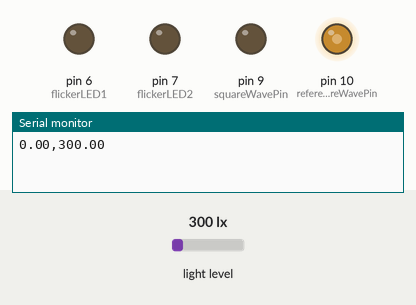
Recording of a sketch running on a simulated Arduino Uno, built with avr-gcc and run on an emulated ATmega328P. Shown: output pins drawn as LEDs (lit = HIGH), the last lines printed to the serial monitor. Inputs (shaded band) come from the test bench; at power-on: light level 300 lx. Random numbers use the default seed unless the sketch sets one.

Above: at 0.1 s.
At 2.59 s:
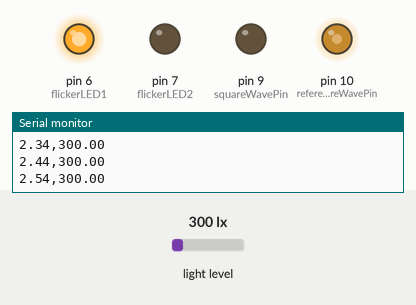
At 5.13 s:
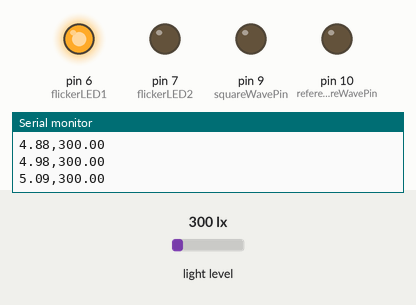
At 16.99 s:
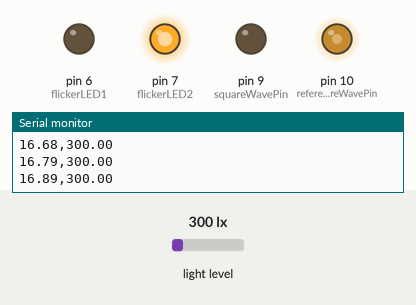
At 21.87 s:
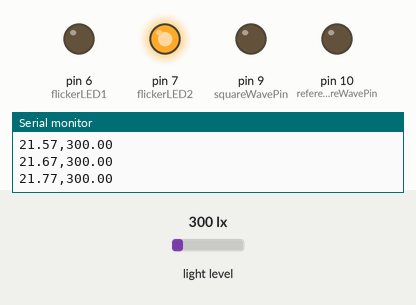
At 31.6 s:
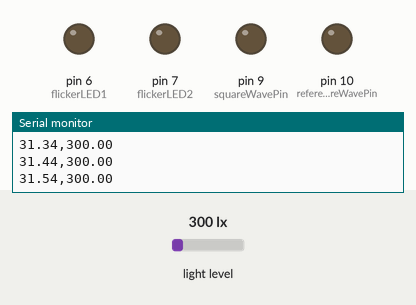
Timing chart, 0 to 40.0 s (numbered marks = the images above):
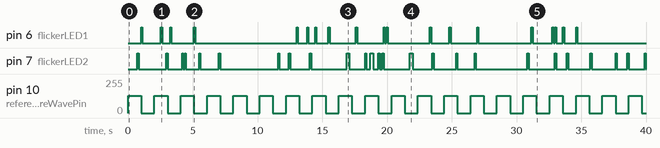

Measured:
- by itself, pin 6 (flickerLED1): LOW → HIGH at 1.0 s, → LOW 0.10 s later, → HIGH 1.4 s later, → LOW 0.10 s later, … (38 changes in this stretch)
- by itself, pin 7 (flickerLED2): LOW → HIGH at 0.71 s, → LOW 0.10 s later, → HIGH 2.1 s later, → LOW 0.10 s later, … (50 changes in this stretch)
- by itself, pin 10 (referenceSquareWavePin): alternates 128/255 for 1.0 s and 0/255 for 1.0 s

The sketch:

dataset_1.ino
```cpp
#include <Adafruit_VEML7700.h>

Adafruit_VEML7700 veml = Adafruit_VEML7700();

const int squareWavePin = 9;               // Digital pin for modulated square wave output
const int referenceSquareWavePin = 10;     // Digital pin for reference square wave output
const int flickerLED1 = 6;
const int flickerLED2 = 7;
int count = 0;

void setup() {
  pinMode(squareWavePin, OUTPUT);
  pinMode(referenceSquareWavePin, OUTPUT);
  pinMode(flickerLED1, OUTPUT);
  pinMode(flickerLED2, OUTPUT);
  Serial.begin(9600);

  if (!veml.begin()) {
    Serial.println("Sensor not found");
    while (1);
  }
}

void loop() {
  // Generate Noise Signal at random counts
  simulateFlickeringNoise();

  // Generate Dataset 1: Unmodulated square wave signal - T = 4s
  if (count == 0) {
    analogWrite(referenceSquareWavePin, 128);
  }
  else if (count == 10) {
    analogWrite(referenceSquareWavePin, 0);
  }

  Serial.print(millis() / 1000.0);
  Serial.print(",");
  Serial.println(veml.readLux());

  count = (count + 1) % 20;
  // sensor reading every 100ms
  delay(100);
}

void simulateFlickeringNoise() {
  // Randomly toggle flickering LEDs for noise
  if (random(100) < 5) {  // Adjust the threshold for flickering frequency
    digitalWrite(flickerLED1, HIGH);
  } else {
    digitalWrite(flickerLED1, LOW);
  }

  if (random(100) < 5) {  // Adjust the threshold for flickering frequency
    digitalWrite(flickerLED2, HIGH);
  } else {
    digitalWrite(flickerLED2, LOW);
  }
}
```
